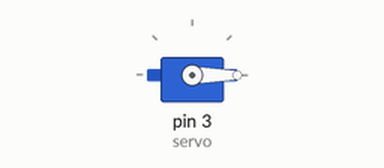
Recording of a sketch running on a simulated Arduino Uno, built with avr-gcc and run on an emulated ATmega328P. On the bench: servo.

Above: at 0.05 s.
Timing chart, 0 to 4.6 s (numbered marks = the images above):
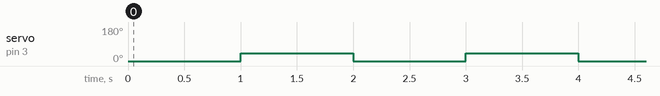

The sketch:

servo.ino
```cpp
#include <Servo.h>

Servo servo; // servo object representing the MG 996R servo

void setup() {
  servo.attach(3); // servo is wired to Arduino on digital pin 3
}

void loop() {
  servo.write(0); // move MG996R's shaft to angle 0°
  delay(1000); // wait for one second
  servo.write(40); // move MG996R's shaft to angle 180°
  delay(1000); // wait for one second
}
```

Measured:
- by itself, servo on pin 3 (servo): alternates 40° for 1.0 s and 0° for 1.0 s
